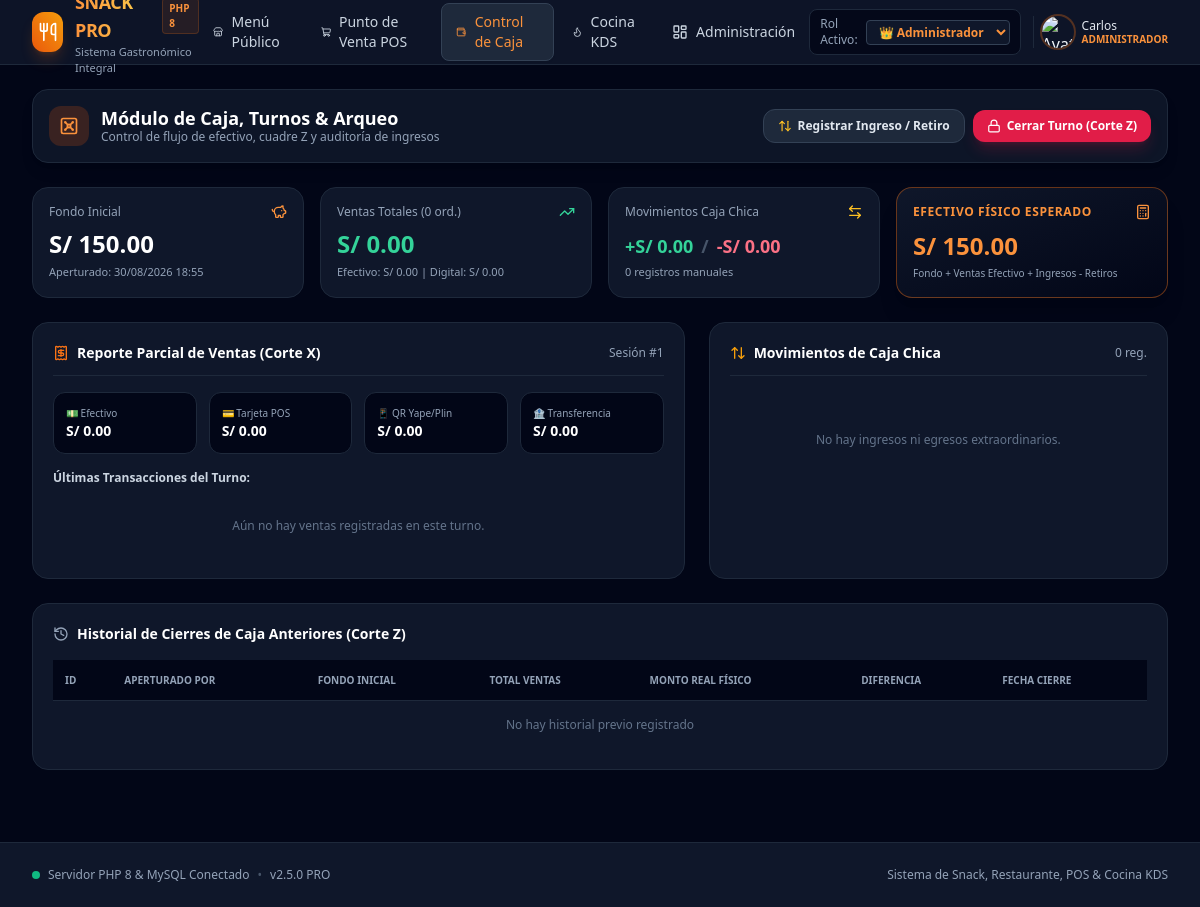
The app's page /caja.php with its own data.
### tables this page shows
CREATE TABLE IF NOT EXISTS `caja_sesiones` (
  `id` INT AUTO_INCREMENT PRIMARY KEY,
  `abierto_por` VARCHAR(100) NOT NULL,
  `monto_inicial` DECIMAL(10,2) NOT NULL DEFAULT 0.00,
  `fecha_apertura` DATETIME NOT NULL,
  `fecha_cierre` DATETIME NULL,
  `monto_final_esperado` DECIMAL(10,2) NULL,
  `monto_final_real` DECIMAL(10,2) NULL,
  `diferencia` DECIMAL(10,2) NULL,
  `ventas_efectivo` DECIMAL(10,2) DEFAULT 0.00,
  `ventas_tarjeta` DECIMAL(10,2) DEFAULT 0.00,
  `ventas_qr` DECIMAL(10,2) DEFAULT 0.00,
  `ventas_transferencia` DECIMAL(10,2) DEFAULT 0.00,
  `total_ventas` DECIMAL(10,2) DEFAULT 0.00,
  `estado` ENUM('abierta', 'cerrada') NOT NULL DEFAULT 'abierta',
  `observaciones_apertura` TEXT NULL,
  `observaciones_cierre` TEXT NULL,
  `created_at` TIMESTAMP DEFAULT CURRENT_TIMESTAMP
);

### caja.php (the view, shortened to what this page needs)
<?php
require_once __DIR__ . '/includes/header.php';
$pdo = getDBConnection();
$sesionActiva = null;
$movimientos = [];
$ventasSesion = [];
$historialCierres = [];
if ($pdo) {
    try {
        $stmt = $pdo->query("SELECT * FROM caja_sesiones WHERE estado = 'abierta' ORDER BY id DESC LIMIT 1");
        $sesionActiva = $stmt->fetch();
        if ($sesionActiva) {
            $sesionId = $sesionActiva['id'];
            $stmtMov = $pdo->prepare("SELECT * FROM caja_movimientos WHERE sesion_id = ? ORDER BY fecha DESC");
            $stmtMov->execute([$sesionId]);
            $movimientos = $stmtMov->fetchAll();
            $stmtVentas = $pdo->prepare("SELECT * FROM pedidos WHERE sesion_caja_id = ? ORDER BY created_at DESC");
            $stmtVentas->execute([$sesionId]);
            $ventasSesion = $stmtVentas->fetchAll();
        }
        $historialCierres = $pdo->query("SELECT * FROM caja_sesiones WHERE estado = 'cerrada' ORDER BY id DESC LIMIT 10")->fetchAll();
    } catch (Exception $e) {
        error_log("Error cargando caja: " . $e->getMessage());
    }
}
$montoInicial = $sesionActiva ? (float)$sesionActiva['monto_inicial'] : 0.00;
$totalIngresosExtra = 0.00;
$totalRetiros = 0.00;
$ventasEfectivo = 0.00;
$ventasTarjeta = 0.00;
$ventasQR = 0.00;
$ventasTransferencia = 0.00;
$totalVentasMonto = 0.00;
$efectivoTeoricoEnCaja = $montoInicial + $ventasEfectivo + $totalIngresosExtra - $totalRetiros;
?>
<div class="max-w-7xl mx-auto px-4 sm:px-6 lg:px-8 py-6 w-full flex-1 flex flex-col space-y-6">
    <div class="flex flex-wrap items-center justify-between gap-4 bg-slate-900/90 border border-slate-800 rounded-2xl p-4 shadow-lg">
        <div class="flex items-center gap-3">
            <div class="w-10 h-10 rounded-xl bg-orange-600/20 text-orange-400 flex items-center justify-center font-bold">
                <i data-lucide="vault" class="w-5 h-5"></i>
            </div>
            <div>
                <h1 class="text-lg font-bold text-white leading-tight">Módulo de Caja, Turnos & Arqueo</h1>
                <p class="text-xs text-slate-400">Control de flujo de efectivo, cuadre Z y auditoría de ingresos</p>
            </div>
        </div>
        <div class="flex items-center gap-2">
            <?php if ($sesionActiva): ?>
                <button onclick="openModalMovimiento()" class="px-3.5 py-2 rounded-xl bg-slate-800 hover:bg-slate-700 text-slate-200 text-xs font-semibold transition-all flex items-center gap-1.5 border border-slate-700">
                    <i data-lucide="arrow-up-down" class="w-3.5 h-3.5 text-amber-400"></i>
                    <span>Registrar Ingreso / Retiro</span>
                </button>
                <button onclick="openModalCierre()" class="px-3.5 py-2 rounded-xl bg-rose-600 hover:bg-rose-500 text-white text-xs font-bold transition-all shadow-lg shadow-rose-600/20 flex items-center gap-1.5">
                    <i data-lucide="lock" class="w-3.5 h-3.5"></i>
                    <span>Cerrar Turno (Corte Z)</span>
                </button>
            <?php endif; ?>
        </div>
    </div>
    <?php if ($sesionActiva): ?>
    <div class="grid grid-cols-1 sm:grid-cols-2 lg:grid-cols-4 gap-4">
        <div class="bg-slate-900 border border-slate-800 rounded-2xl p-4 flex flex-col justify-between">
            <div class="flex items-center justify-between text-slate-400 text-xs">
                <span>Fondo Inicial</span>
                <i data-lucide="piggy-bank" class="w-4 h-4 text-orange-400"></i>
            </div>
            <div class="mt-2">
                <div class="text-2xl font-black text-white">S/ <?= number_format($montoInicial, 2) ?></div>
                <p class="text-[11px] text-slate-400 mt-1">Aperturado: <?= date('d/m/Y H:i', strtotime($sesionActiva['fecha_apertura'])) ?></p>
            </div>
        </div>
        <div class="bg-slate-900 border border-slate-800 rounded-2xl p-4 flex flex-col justify-between">
            <div class="flex items-center justify-between text-slate-400 text-xs">
                <span>Ventas Totales (<?= count($ventasSesion) ?> ord.)</span>
                <i data-lucide="trending-up" class="w-4 h-4 text-emerald-400"></i>
            </div>
            <div class="mt-2">
                <div class="text-2xl font-black text-emerald-400">S/ <?= number_format($totalVentasMonto, 2) ?></div>
                <p class="text-[11px] text-slate-400 mt-1">Efectivo: S/ <?= number_format($ventasEfectivo, 2) ?> | Digital: S/ <?= number_format($totalVentasMonto - $ventasEfectivo, 2) ?></p>
            </div>
        </div>
        <div class="bg-slate-900 border border-slate-800 rounded-2xl p-4 flex flex-col justify-between">
            <div class="flex items-center justify-between text-slate-400 text-xs">
                <span>Movimientos Caja Chica</span>
                <i data-lucide="arrow-left-right" class="w-4 h-4 text-amber-400"></i>
            </div>
            <div class="mt-2">
                <div class="text-lg font-black text-white flex items-center gap-2">
                    <span class="text-emerald-400">+S/ <?= number_format($totalIngresosExtra, 2) ?></span>
                    <span class="text-slate-600">/</span>
                    <span class="text-rose-400">-S/ <?= number_format($totalRetiros, 2) ?></span>
                </div>
                <p class="text-[11px] text-slate-400 mt-1"><?= count($movimientos) ?> registros manuales</p>
            </div>
        </div>
        <div class="bg-gradient-to-br from-slate-900 to-slate-950 border border-orange-500/40 rounded-2xl p-4 flex flex-col justify-between shadow-xl">
            <div class="flex items-center justify-between text-orange-400 text-xs font-bold uppercase tracking-wider">
                <span>Efectivo Físico Esperado</span>
                <i data-lucide="calculator" class="w-4 h-4 text-orange-400"></i>
            </div>
            <div class="mt-2">
                <div class="text-2xl font-black text-orange-400">S/ <?= number_format($efectivoTeoricoEnCaja, 2) ?></div>
                <p class="text-[10px] text-slate-400 mt-1">Fondo + Ventas Efectivo + Ingresos - Retiros</p>
            </div>
        </div>
    </div>
    <div class="grid grid-cols-1 lg:grid-cols-12 gap-6">
        <div class="lg:col-span-7 bg-slate-900 border border-slate-800 rounded-2xl p-5 flex flex-col space-y-4">
            <div class="flex items-center justify-between pb-3 border-b border-slate-800">
                <h3 class="font-bold text-white text-sm flex items-center gap-2">
                    <i data-lucide="receipt" class="w-4 h-4 text-orange-500"></i>
                    Reporte Parcial de Ventas (Corte X)
                </h3>
                <span class="text-xs text-slate-400">Sesión #<?= $sesionActiva['id'] ?></span>
            </div>
            <div class="grid grid-cols-2 sm:grid-cols-4 gap-3 text-xs">
                <div class="bg-slate-950 p-3 rounded-xl border border-slate-800">
                    <span class="text-slate-400 block text-[10px]">💵 Efectivo</span>
                    <span class="text-sm font-black text-white">S/ <?= number_format($ventasEfectivo, 2) ?></span>
                </div>
                <div class="bg-slate-950 p-3 rounded-xl border border-slate-800">
                    <span class="text-slate-400 block text-[10px]">💳 Tarjeta POS</span>
                    <span class="text-sm font-black text-white">S/ <?= number_format($ventasTarjeta, 2) ?></span>
                </div>
                <div class="bg-slate-950 p-3 rounded-xl border border-slate-800">
                    <span class="text-slate-400 block text-[10px]">📱 QR Yape/Plin</span>
                    <span class="text-sm font-black text-white">S/ <?= number_format($ventasQR, 2) ?></span>
                </div>
                <div class="bg-slate-950 p-3 rounded-xl border border-slate-800">
                    <span class="text-slate-400 block text-[10px]">🏦 Transferencia</span>
                    <span class="text-sm font-black text-white">S/ <?= number_format($ventasTransferencia, 2) ?></span>
                </div>
            </div>
            <div class="flex-1 overflow-y-auto max-h-72">
                <h4 class="text-xs font-bold text-slate-300 mb-2">Últimas Transacciones del Turno:</h4>
                <?php if (empty($ventasSesion)): ?>
                    <p class="text-xs text-slate-500 text-center py-6">Aún no hay ventas registradas en este turno.</p>
                <?php endif; ?>
            </div>
        </div>
        <div class="lg:col-span-5 bg-slate-900 border border-slate-800 rounded-2xl p-5 flex flex-col space-y-4">
            <div class="flex items-center justify-between pb-3 border-b border-slate-800">
                <h3 class="font-bold text-white text-sm flex items-center gap-2">
                    <i data-lucide="arrow-up-down" class="w-4 h-4 text-amber-500"></i>
                    Movimientos de Caja Chica
                </h3>
                <span class="text-xs text-slate-400"><?= count($movimientos) ?> reg.</span>
            </div>
            <div class="flex-1 overflow-y-auto max-h-96 space-y-2">
                <?php if (empty($movimientos)): ?>
                    <p class="text-xs text-slate-500 text-center py-10">No hay ingresos ni egresos extraordinarios.</p>
                <?php endif; ?>
            </div>
        </div>
    </div>
    <?php endif; ?>
    <div class="bg-slate-900 border border-slate-800 rounded-2xl p-5">
        <h3 class="font-bold text-white text-sm mb-4 flex items-center gap-2">
            <i data-lucide="history" class="w-4 h-4 text-slate-400"></i>
            Historial de Cierres de Caja Anteriores (Corte Z)
        </h3>
        <div class="overflow-x-auto">
            <table class="w-full text-left text-xs text-slate-300">
                <thead class="bg-slate-950 text-slate-400 uppercase text-[10px] border-b border-slate-800">
                    <tr>
                        <th class="p-3">ID</th>
                        <th class="p-3">Aperturado Por</th>
                        <th class="p-3">Fondo Inicial</th>
                        <th class="p-3">Total Ventas</th>
                        <th class="p-3">Monto Real Físico</th>
                        <th class="p-3">Diferencia</th>
                        <th class="p-3">Fecha Cierre</th>
                    </tr>
                </thead>
                <tbody class="divide-y divide-slate-800/60">
                    <?php if (empty($historialCierres)): ?>
                        <tr><td colspan="7" class="p-4 text-center text-slate-500">No hay historial previo registrado</td></tr>
                    <?php endif; ?>
                </tbody>
            </table>
        </div>
    </div>
</div>
<?php require_once __DIR__ . '/includes/footer.php'; ?>

### records on screen
caja_sesiones: monto_inicial "150.00", fecha_apertura "30/08/2026 18:55", id "1"

### other values on screen
explode(' ', $currentUser)[0] "Carlos"
$currentRole "ADMINISTRADOR"
count($ventasSesion) "0"
$totalVentasMonto "0.00"
$ventasEfectivo "0.00"
$totalVentasMonto - $ventasEfectivo "0.00"
$totalIngresosExtra "0.00"
$totalRetiros "0.00"
count($movimientos) "0"
$ventasTarjeta "0.00"
$ventasQR "0.00"
$ventasTransferencia "0.00"
